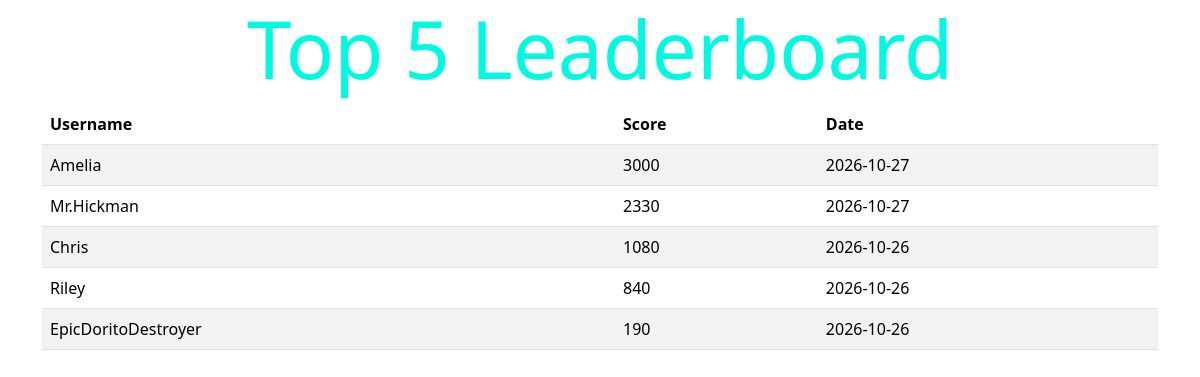
Before: / with the older database file.
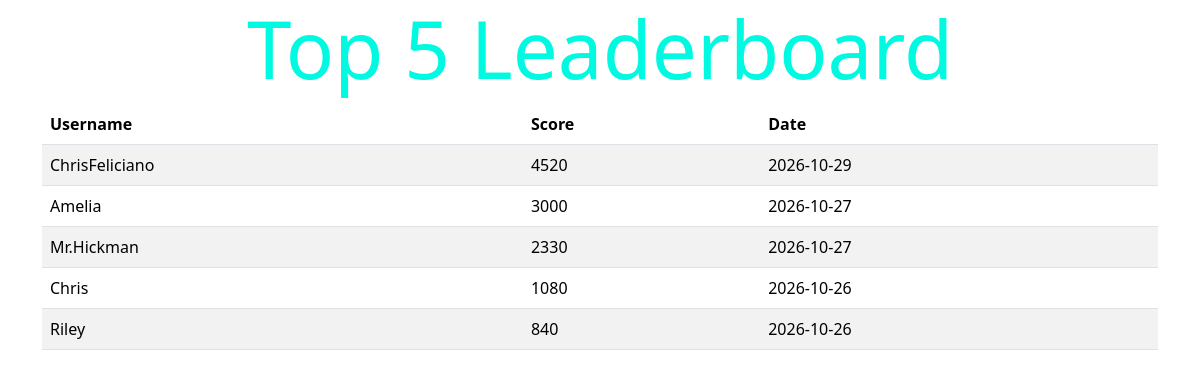
After: the same page with the newer database file.
### tables this page shows
CREATE TABLE leaderboard (id INTEGER PRIMARY KEY AUTOINCREMENT, username TEXT NOT NULL, score INTEGER, date TEXT);

### app.py (the view)
@app.route("/")
def index():
    connect = sqlite3.connect("database.db")
    indexCursor = connect.cursor()
    indexCursor.execute("SELECT * FROM leaderboard")
    data = indexCursor.fetchall()
    print(data)
    if len(data) > 1:
        data.sort(reverse=True, key=sortingCriteria)
    if len(data) > 5:
        while len(data) != 5:
            data.pop(5)
    return render_template("index.html", items=data)

### app.py (called while the page is built)
def sortingCriteria(givenTuple):
    return givenTuple[2]

### templates/index.html (shortened to what this page needs)
<!DOCTYPE html>
<html>
    <head>
        <link href="https://cdn.jsdelivr.net/npm/bootstrap@5.3.8/dist/css/bootstrap.min.css" rel="stylesheet">
    </head>
    <body>
        <div class="container-fluid">
            <h1 class="display-1 text-center" id="pageHeader">Top 5 Leaderboard</h1>
        </div>
        <div class="container">
            <table class="table table-striped">
                <thead>
                    <tr>
                        <th>Username</th>
                        <th>Score</th>
                        <th>Date</th>
                    </tr>
                </thead>
                <tbody>
                    {%for item in items%}
                        <tr>
                            <td>{{item[1]}}</td>
                            <td>{{item[2]}}</td>
                            <td>{{item[3]}}</td>
                        </tr>
                    {%endfor%}
                </tbody>
            </table>
        </div>
    </body>
</html>

Changed rows visible on the page:
no longer on this page (row unchanged): leaderboard: username "EpicDoritoDestroyer", score "190", date "2026-10-26"
added leaderboard: username "ChrisFeliciano", score "4520", date "2026-10-29"
